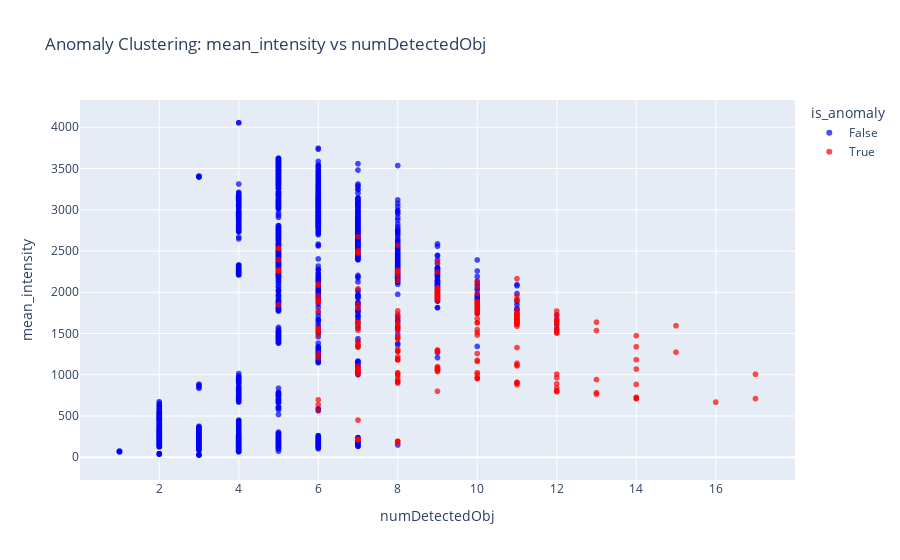

The cell this chart's notebook holds for it:
### Code cell
# Visualize Clustering (e.g., Number of Objects vs Intensity)
detector.show_anomalies_scatter(x_axis="numDetectedObj", y_axis="mean_intensity")

### Figure 1 — Plotly figure (JSON) as saved in the notebook; plotly's stock layout.template omitted (floating-point values rounded to 4 significant figures; data arrays with more than 128 entries replaced by an {"elided": "..."} marker saying what was removed)
{"data": [{"customdata": {"elided": "25003x2 mixed values"}, "hovertemplate": "is_anomaly=False<br>numDetectedObj=%{x}<br>mean_intensity=%{y}<br>datetime=%{customdata[0]}<br>anomaly_score=%{customdata[1]}<extra></extra>", "legendgroup": "False", "marker": {"color": "blue", "opacity": 0.7, "symbol": "circle"}, "mode": "markers", "name": "False", "showlegend": true, "type": "scattergl", "x": {"elided": "25003 float values"}, "xaxis": "x", "y": {"elided": "25003 float values"}, "yaxis": "y"}, {"customdata": {"elided": "253x2 mixed values"}, "hovertemplate": "is_anomaly=True<br>numDetectedObj=%{x}<br>mean_intensity=%{y}<br>datetime=%{customdata[0]}<br>anomaly_score=%{customdata[1]}<extra></extra>", "legendgroup": "True", "marker": {"color": "red", "opacity": 0.7, "symbol": "circle"}, "mode": "markers", "name": "True", "showlegend": true, "type": "scattergl", "x": {"elided": "253 float values"}, "xaxis": "x", "y": {"elided": "253 float values"}, "yaxis": "y"}], "layout": {"legend": {"title": {"text": "is_anomaly"}, "tracegroupgap": 0}, "title": {"text": "Anomaly Clustering: mean_intensity vs numDetectedObj"}, "xaxis": {"anchor": "y", "domain": [0, 1], "title": {"text": "numDetectedObj"}}, "yaxis": {"anchor": "x", "domain": [0, 1], "title": {"text": "mean_intensity"}}}}
